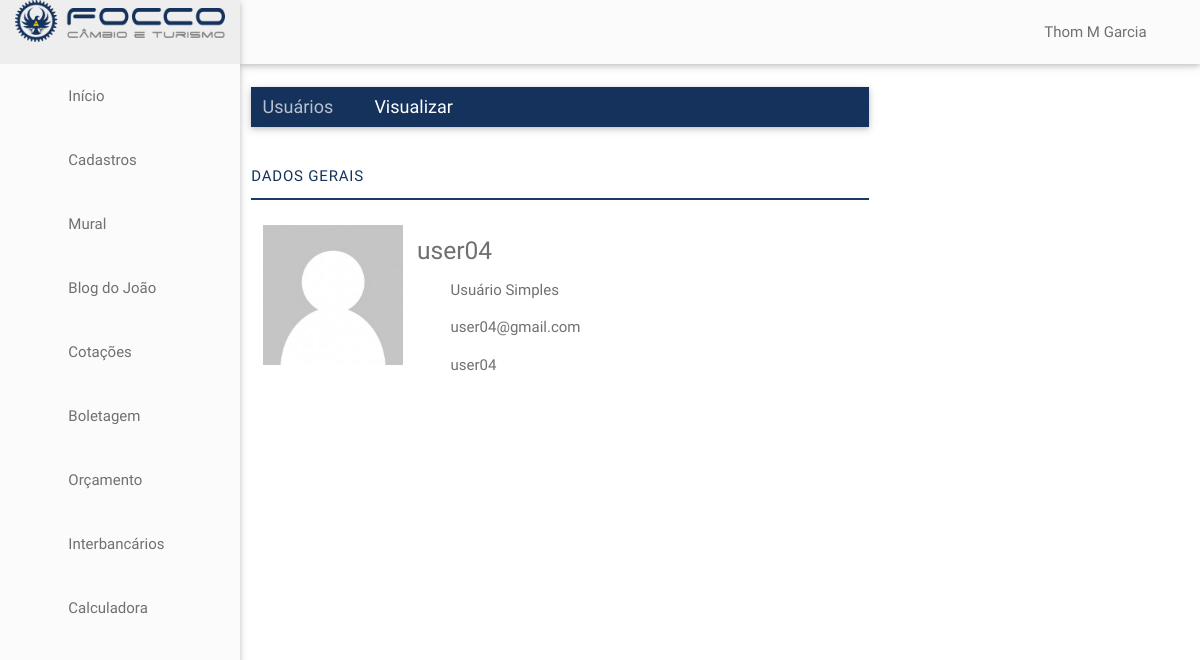
Before: /dashboard/usuarios/visualizar?usuarioId=6 (signed in) with the older database file.
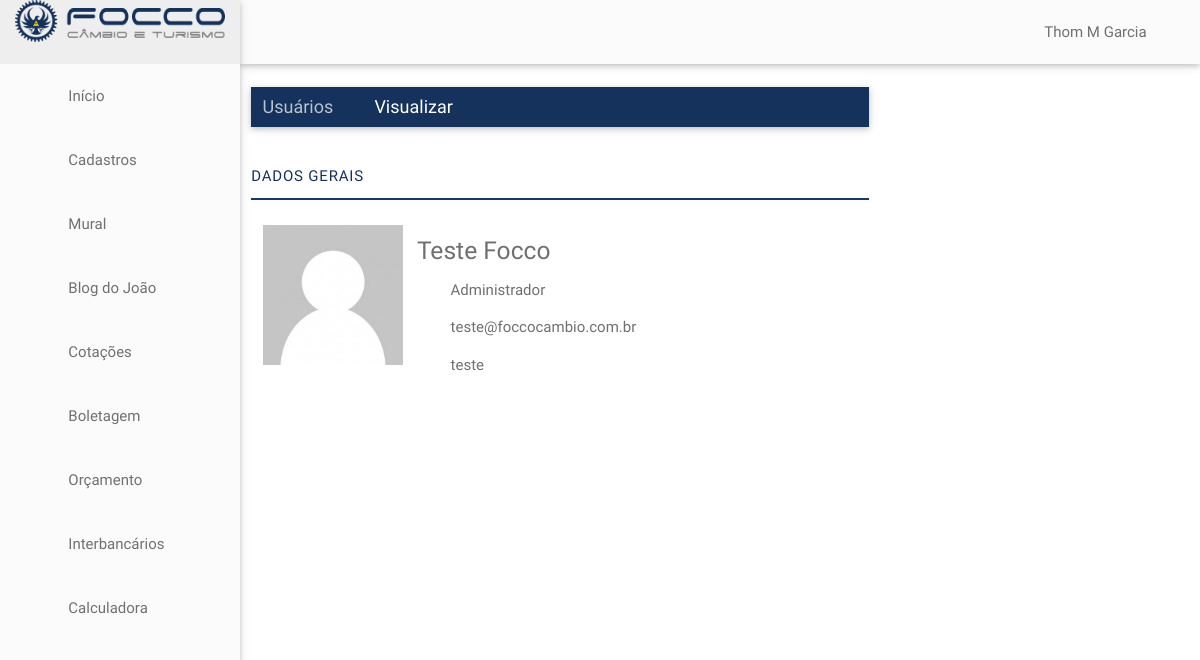
After: the same page with the newer database file.
### tables this page shows
CREATE TABLE `usuarios` (
  `id` int(11) NOT NULL,
  `login` varchar(20) DEFAULT NULL,
  `senha` varchar(255) DEFAULT NULL,
  `tipo` int(11) DEFAULT NULL,
  `nome` varchar(100) DEFAULT NULL,
  `email` varchar(100) DEFAULT NULL,
  `telefone` varchar(25) DEFAULT NULL
);

### dashboard/usuarios/visualizar.php (the view, shortened to what this page needs)
<?php
include "../core/database.php";
include "../includes/header.php";
$sql_query = sprintf("SELECT * FROM usuarios WHERE id = %s", $_GET['usuarioId']);
$result = mysqli_query($conn, $sql_query);
$rows = array();
while($row = mysqli_fetch_array($result)) $rows[] = $row;
foreach($rows as $r){
  $nome = $r['nome'];
  $login = $r['login'];
  $email = $r['email'];
  $tipo = $r['tipo'];
}
?>
<main class="users">
  <div class="row">
    <div class="col s8">
      <br>
      <nav class="bg-blue">
        <div class="nav-wrapper">
          <div class="col s12">
            <a href="/dashboard/usuarios/" class="breadcrumb">Usuários</a>
            <a href="#!" class="breadcrumb">Visualizar</a>
          </div>
        </div>
      </nav>
      <div class="spacing"></div>
      <ul class="tabs">
        <li class="tab col s3"><a class="active left-align" href="#general-data">Dados Gerais</a></li>
      </ul>
      <div class="spacing"></div>
      <div id="general-data">
        <div class="col s3">
          <div class="profile-user">
            <div class="profile-img">
              <img class="materialboxed" src="../images/user_placeholder.png">
            </div>
          </div>
        </div>
        <div class="col s7">
          <h5><?php echo $nome ?></h5>
          <p>
            <i class="material-icons left">&#xE851;</i>
            <span><?php echo $tipo == 2 ? "Administrador" : "Usuário Simples" ?></span>
          </p>
          <p>
            <i class="material-icons left">&#xE158;</i>
            <span><?php echo $email ?></span>
          </p>
          <p>
            <i class="material-icons left">&#xE86F;</i>
            <span><?php echo $login ?></span>
          </p>
        </div>
      </div>
    </div>
  </div>
</main>
<?php
include "../includes/footer.php";
?>

Changed rows visible on the page:
changed usuarios: nome "user04" → "Teste Focco"; email "user04@gmail.com" → "teste@foccocambio.com.br"; login "user04" → "teste"
Other visible differences:
text no longer shown: "Usuário Simples"
text now shown: "Administrador"
